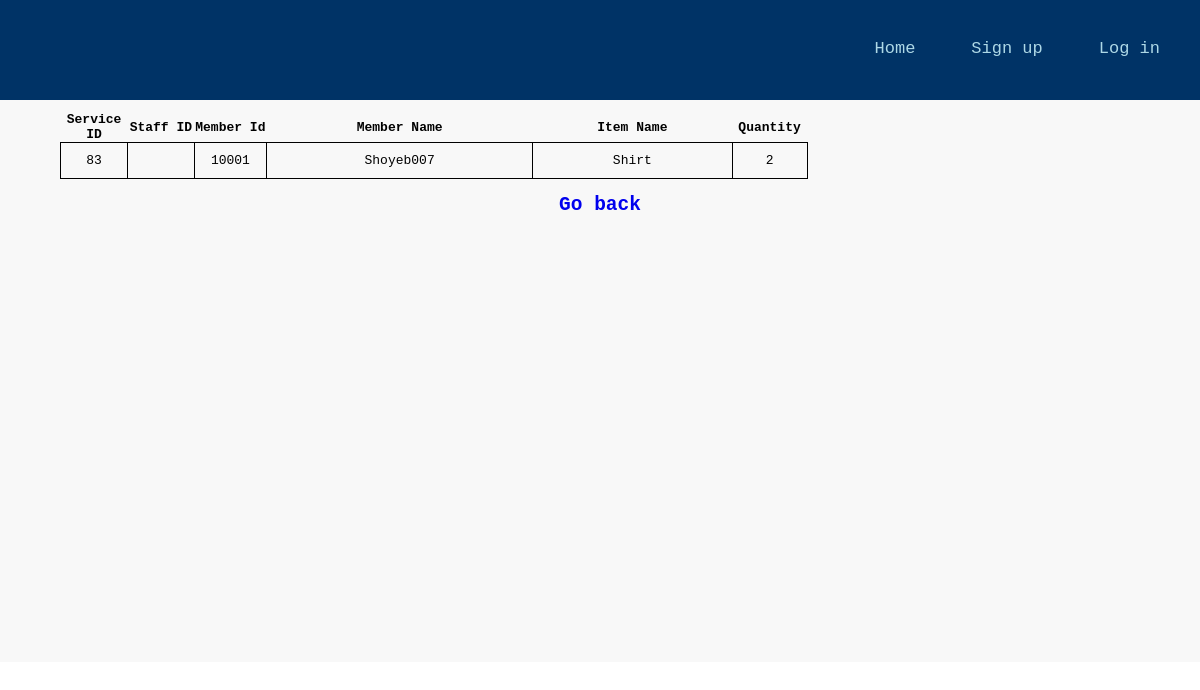
Page /viewdetail.php?serviceId=83 on the committed database.
### tables this page shows
CREATE TABLE `regisitem` (
  `regisId` int(15) NOT NULL,
  `memberId` int(15) NOT NULL,
  `staffId` int(15) DEFAULT NULL,
  `serviceId` int(15) DEFAULT NULL,
  `itemId` int(15) DEFAULT NULL,
  `quantity` int(2) DEFAULT NULL
);

CREATE TABLE `member` (
  `memberId` int(15) NOT NULL,
  `firstName` varchar(45) NOT NULL,
  `mobileNo` varchar(10) NOT NULL,
  `email` varchar(45) NOT NULL,
  `SID` varchar(45) NOT NULL,
  `password` varchar(45) NOT NULL
);

CREATE TABLE `item` (
  `itemId` int(2) NOT NULL,
  `itemName` varchar(45) NOT NULL,
  `price` int(6) NOT NULL
);

### viewdetail.php (the view, shortened to what this page needs)
<?php
require_once('connect.php');
$serviceId = $_GET['serviceId'];
 ?>
<!DOCTYPE html>
<html>
  <head>
    <link rel="stylesheet" type="text/css" href="admin.css">
  </head>
  <div class="header">
    <div class="logoWrapper">
      <div class="topnav">
        <a href="staffsignin.php">Log in</a>
        <a href="staffregister.php">Sign up</a>
        <a href="management.php">Home</a>
      </div>
    </div>
  </div>
  <body>
    <div class="row">
    <div class="content">
      <div class="boxWrapper">
        <div class="">
          <table>
                  <col width="5%">
                  <col width="5%">
                  <col width="5%">
                  <col width="20%">
                  <col width="15%">
                  <col width="5%">
                  <col width="10%">
                  <col width="10%">
                  <col width="5%">
                  <tr>
                    <th>Service ID</th>
                    <th>Staff ID</th>
                      <th>Member Id</th>
                      <th>Member Name</th>
                      <th>Item Name</th>
                      <th>Quantity</th>
                  </tr>
  		 <?php
  				 	$q="SELECT *,firstName,itemName FROM `regisitem`,`member`,`item` where  `serviceId` = '$serviceId' AND regisitem.memberId = member.memberId AND regisitem.itemId = item.itemId ORDER BY `serviceId`";
  					$result=$mysqli->query($q);
  				 while($row=$result->fetch_array()){ ?>
                   <tr>
                      <td><?=$row[3]?></td>
                      <td><?=$row[2]?></td>
                      <td><?=$row[1]?></td>
                      <td><?=$row[7]?></td>
                      <td><?=$row[13]?></td>
                      <td><?=$row[5]?></td>
                  </tr>
  				<?php } ?>
              </table>
              <br>
              <a href="viewhistory.php">
                <h2 style="text-align:center">Go back</h2>
              </a>
        </div>
      </div>
    </div>
  </div>
  </body>
</html>

### admin.css (style rules this page uses)
* { font-family: monospace; margin:0; padding:0; box-sizing:border-box; }
a { text-decoration: none; }
.topnav { overflow: hidden; }
.topnav a { margin-right: 2%; float: right; color: lightblue; text-align: center; vertical-align: middle; line-height: 70px; padding: 14px 16px; text-decoration: none; font-size: 17px; }
.logoWrapper { height: 100px; position: relative; }
.header { background-color: #003366; }
.row:after { content: ""; display: table; clear: both; }
.row { background-color: rgba(239,239,239,0.45); }
.content { float: left; width: 100%; margin-top: 1%; }
.boxWrapper { padding-left: 5%; padding-right: 5%; width: 100%; height: 550px; }
tr { text-align: center; }
td { border: 1px solid black; padding: 10px; }
table { border-collapse: collapse; width: 100%; }

### rows in the picture
regisitem: serviceId "83", memberId "10001", memberId.firstName "Shoyeb007", itemId.itemName "Shirt", quantity "2"
